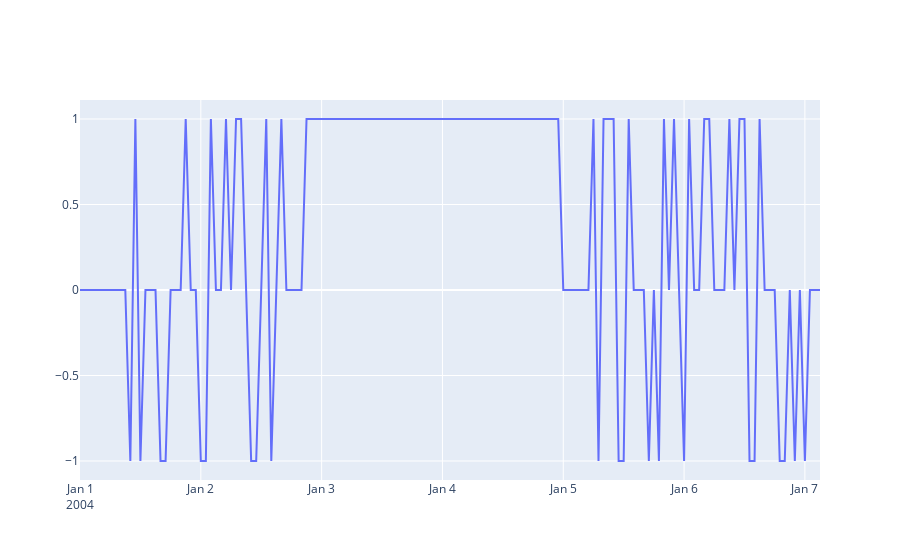

Source (notebook cell):
### Code cell
data_daily_resampled = DF_EURUSD_ASK

fig = go.Figure()
# Add traces
fig.add_trace(go.Scatter(x=data_daily_resampled.index[:100], y=data_daily_resampled['Class'][:100],
                    mode='lines',
                    name='Close'))
fig.show()
